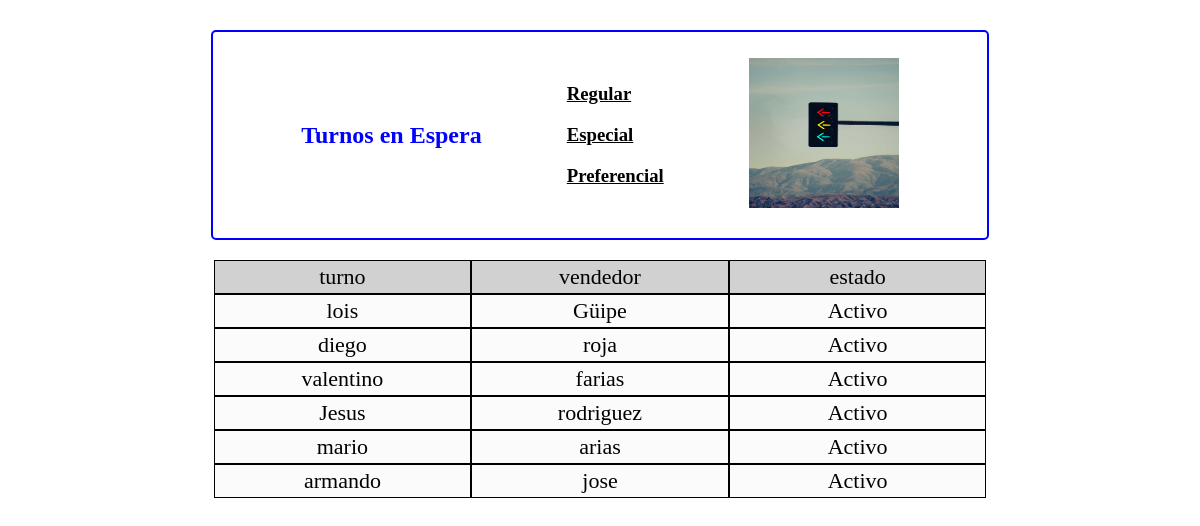
Page /sellers_view on the earlier database version.
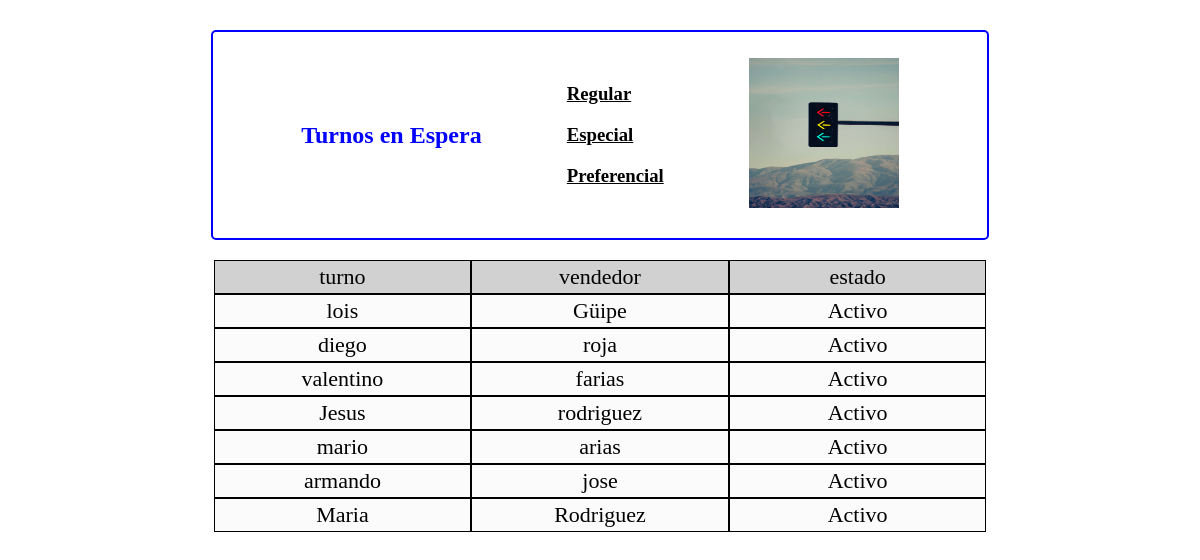
Same page on the later database version.
### app/models.py (models this page shows, shortened)
class Vendedor(db.Model):
  id = db.Column(db.Integer, primary_key=True)
  name = db.Column(db.String(60))
  last_name = db.Column(db.String(60))
  status = db.Column(db.Boolean)
  created = db.Column(db.DateTime)

### app/views.py (the view)
@app.route('/sellers_view',methods=['GET'])
def sellers_view():
    sellers = Vendedor.query.all();
    return render_template('sellers_view.html',sellers=sellers)

### app/templates/sellers_view.html
{% extends "layout.html" %} {% block body%}
<div id="container2">
  <div id="membrete">
    <div id="titulo">
      <h2>Turnos en Espera</h2>
    </div>
    <div id="type">
      <h3 id="regular">Regular</h3>
      <h3 id="especial">Especial</h3>
      <h3 id="preferencial">Preferencial</h3>
    </div>
    <div id="logo">
      <img src="{{ url_for('static',filename='img/signal.jpg') }}" alt="" />
    </div>
  </div>
</div>
<div id="father2">
  <div id="table">
    <div id="column_table">
      <div>turno</div>
      <div>vendedor</div>
      <div>estado</div>
    </div>
      <div id="data_seller">
        {% if sellers %}
        {% for seller in sellers %}
        <div id='details'>
        <div class="{% if  seller.id  % 2  %} pair-style {% endif %}"> {{ seller.name }}</div>
        <div>{{ seller.last_name }}</div>
        <div>Activo</div>
        </div>
        {%  endfor %}
        {%  endif %}
      </div>
  </div>
</div>
{% endblock %}

### app/templates/layout.html (shortened to what this page needs)
<!DOCTYPE html>
<html lang="en">
  <head>
    <link
      rel="stylesheet"
      href="{{ url_for('static',filename='css/style.css') }}"
    />
    <link
      rel="stylesheet"
      href="https://cdnjs.cloudflare.com/ajax/libs/animate.css/4.1.1/animate.min.css"
    />
  </head>
  <body>
    {% block body %} {% endblock %}
  </body>
</html>

### app/static/css/style.css (style rules this page uses)
html, body { margin: 0; padding: 0; background: white; background-repeat: no-repeat; background-size: cover; background-position: center center; background-attachment: fixed; }
#container2 { width: 80%; margin-top: 30px; margin-left: auto; margin-right: auto; display: flex; justify-content: space-evenly; }
#container2 #membrete { margin: auto; padding: 3px; height: 200px; width: 80%; display: flex; flex-direction: row; justify-content: space-evenly; align-items: center; border: 2px solid blue; border-radius: 5px; -webkit-border-radius: 5px; -moz-border-radius: 5px; -ms-border-radius: 5px; -o-border-radius: 5px; }
#container2 #membrete #titulo h2 { color: blue; text-align: center; }
#container2 #membrete #type h3 { font-style: normal; text-decoration: underline; width: 30%; }
#container2 #membrete #logo img { width: 150px; height: 150px; }
#father2 { width: 80%; margin: auto; }
#father2 #table #column_table { margin-top: 20px; display: flex; flex-direction: row; justify-content: center; }
#father2 #table #column_table div { display: block; font-size: 22px; width: 26%; text-align: center; padding: 3px; background-color: #d1d1d1; border: 1px solid black; }
#father2 #table #data_seller #details { display: flex; flex-direction: row; justify-content: center; }
#father2 #table #data_seller #details div { font-size: 22px; width: 26%; text-align: center; padding: 3px; background-color: #fcfbfb; border: 1px solid black; }
.pair-style { background: #858383; }

Differences in the rows shown:
added Vendedor: name "Maria", last_name "Rodriguez"
